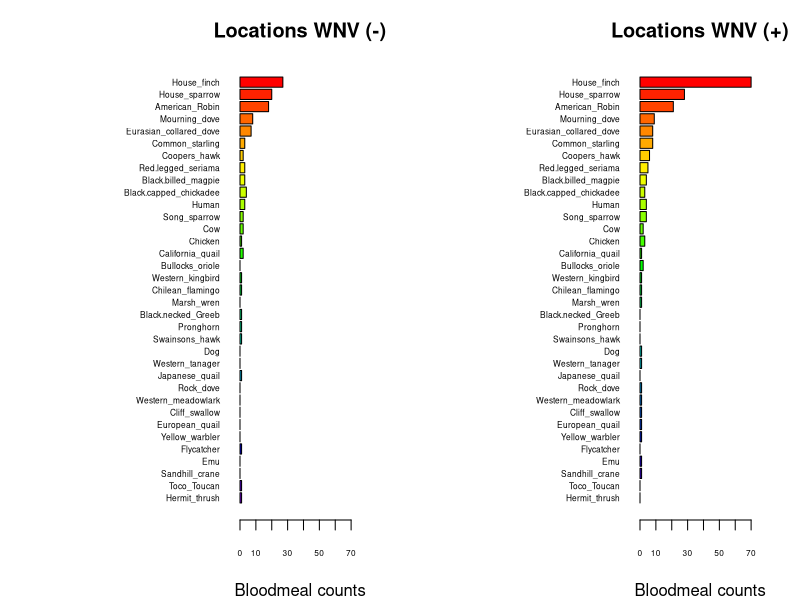
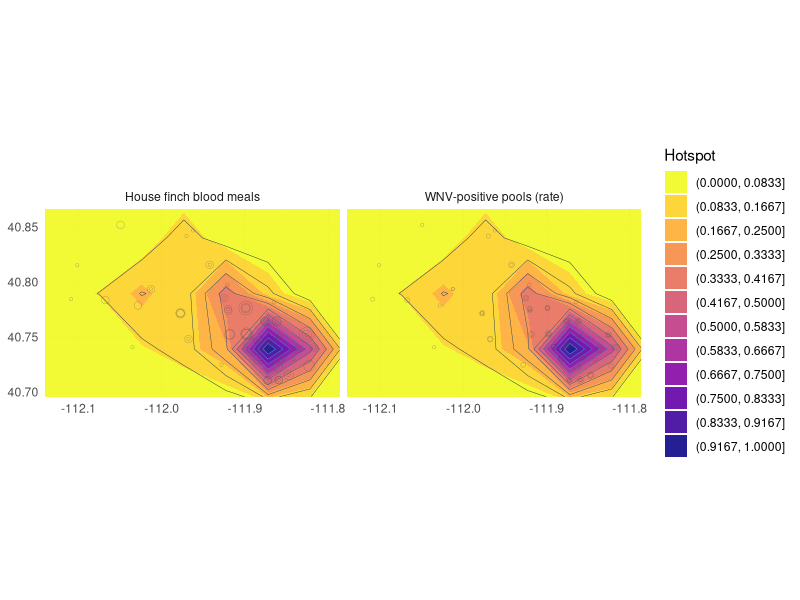

These figures' R source, in order:
## ---- chunk 1
knitr::opts_chunk$set(echo = TRUE)
## ---- chunk 2
## import counts_matrix: data.frame with column 'loc_positives' (0/1) and host columns 'host_*'
counts_matrix <- read.csv("./bloodmeal_plusWNV_for_BIOL3070.csv")

## 1) Identify host columns
host_cols <- grep("^host_", names(counts_matrix), value = TRUE)

if (length(host_cols) == 0) {
  stop("No columns matching '^host_' were found in counts_matrix.")
}

## 2) Ensure loc_positives is present and has both levels 0 and 1 where possible
counts_matrix$loc_positives <- factor(counts_matrix$loc_positives, levels = c(0, 1))

## 3) Aggregate host counts by loc_positives
agg <- stats::aggregate(
  counts_matrix[, host_cols, drop = FALSE],
  by = list(loc_positives = counts_matrix$loc_positives),
  FUN = function(x) sum(as.numeric(x), na.rm = TRUE)
)

## make sure both rows exist; if one is missing, add a zero row
need_levels <- setdiff(levels(counts_matrix$loc_positives), as.character(agg$loc_positives))
if (length(need_levels)) {
  zero_row <- as.list(rep(0, length(host_cols)))
  names(zero_row) <- host_cols
  for (lv in need_levels) {
    agg <- rbind(agg, c(lv, zero_row))
  }
  ## restore proper type
  agg$loc_positives <- factor(agg$loc_positives, levels = c("0","1"))
  ## coerce numeric host cols (they may have become character after rbind)
  for (hc in host_cols) agg[[hc]] <- as.numeric(agg[[hc]])
  agg <- agg[order(agg$loc_positives), , drop = FALSE]
}

## 4) Decide species order (overall abundance, descending)
overall <- colSums(agg[, host_cols, drop = FALSE], na.rm = TRUE)
host_order <- names(sort(overall, decreasing = TRUE))
species_labels <- rev(sub("^host_", "", host_order))  # nicer labels

## 5) Build count vectors for each panel in the SAME order
counts0 <- rev(as.numeric(agg[agg$loc_positives == 0, host_order, drop = TRUE]))
counts1 <- rev(as.numeric(agg[agg$loc_positives == 1, host_order, drop = TRUE]))

## 6) Colors: reuse your existing 'cols' if it exists and is long enough; otherwise generate
if (exists("cols") && length(cols) >= length(host_order)) {
  species_colors <- setNames(cols[seq_along(host_order)], species_labels)
} else {
  species_colors <- setNames(rainbow(length(host_order) + 10)[seq_along(host_order)], species_labels)
}

## 7) Shared x-limit for comparability
xmax <- max(c(counts0, counts1), na.rm = TRUE)
xmax <- if (is.finite(xmax)) xmax else 1
xlim_use <- c(0, xmax * 1.08)

## 8) Plot: two horizontal barplots with identical order and colors
op <- par(mfrow = c(1, 2),
          mar = c(4, 12, 3, 2),  # big left margin for species names
          xaxs = "i")           # a bit tighter axis padding

## Panel A: No WNV detected (loc_positives = 0)
barplot(height = counts0,
        names.arg = species_labels, 
        cex.names = .5,
        cex.axis = .5,
        col = rev(unname(species_colors[species_labels])),
        horiz = TRUE,
        las = 1,
        xlab = "Bloodmeal counts",
        main = "Locations WNV (-)",
        xlim = xlim_use)

## Panel B: WNV detected (loc_positives = 1)
barplot(height = counts1,
        names.arg = species_labels, 
        cex.names = .5,
        cex.axis = .5,
        col = rev(unname(species_colors[species_labels])),
        horiz = TRUE,
        las = 1,
        xlab = "Bloodmeal counts",
        main = "Locations WNV (+)",
        xlim = xlim_use)

par(op)

## Keep the colors mapping for reuse elsewhere
host_species_colors <- species_colors
## ---- chunk 3
library(dplyr)
library(tidyr)
library(ggplot2)

hm <- counts_matrix %>%
  filter(!is.na(long), !is.na(lat)) %>%
  transmute(
    long, lat,
    `WNV-positive pools (rate)` = loc_rate,
    `House finch blood meals`   = host_House_finch
  ) %>%
  pivot_longer(-c(long, lat), names_to = "metric", values_to = "value") %>%
  mutate(value = ifelse(is.na(value), 0, value))

# plot extent (a small pad around data)
xpad <- diff(range(hm$long))*0.05
ypad <- diff(range(hm$lat))*0.05
xlim <- range(hm$long) + c(-xpad, xpad)
ylim <- range(hm$lat) + c(-ypad, ypad)

ggplot(hm, aes(long, lat)) +
  borders("state", regions = "utah", colour = "grey75", fill = NA) +
  # KDE hotspot, weighted by value
  stat_density_2d_filled(
    aes(weight = value, fill = after_stat(level)),
    contour_var = "ndensity", geom = "polygon",
    bins = 12, alpha = 0.9, adjust = 0.8
  ) +
  # optional faint contours
  stat_density_2d(
    aes(weight = value, color = after_stat(level)),
    contour_var = "ndensity", bins = 12, linewidth = 0.15, show.legend = FALSE
  ) +
  # show sites lightly on top
  geom_point(aes(size = pmax(value, 0.0001)), alpha = 0.5, shape = 21, stroke = 0.2,
             fill = NA, color = "grey30", show.legend = FALSE) +
  coord_quickmap(xlim = xlim, ylim = ylim) +
  facet_wrap(~ metric, nrow = 1) +
  scale_fill_viridis_d(option = "C", direction = -1, name = "Hotspot") +
  guides(color = "none") +
  theme_minimal() +
  labs(x = NULL, y = NULL)
## ---- chunk 4
#glm with house finch alone against binary +/_
glm1 <- glm(loc_positives ~ host_House_finch,
            data = counts_matrix,
            family = binomial)
summary(glm1)

#glm with house-finch alone against positivity rate
glm2 <- glm(loc_rate ~ host_House_finch,
            data = counts_matrix)
summary(glm2)
